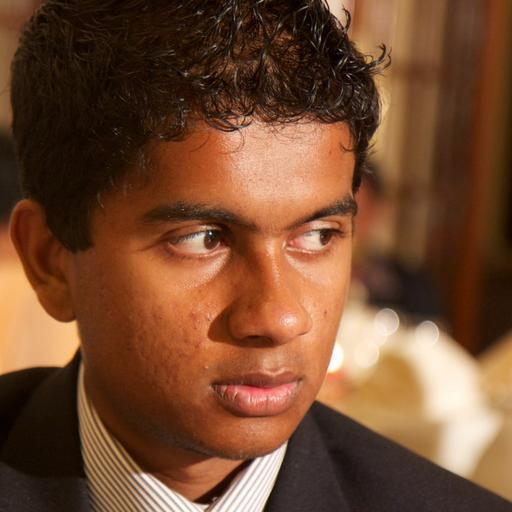
#> input picture backend/dataset/train/acne/08662_png_jpg.rf.22cbc53dd03d7dc1f447882012bf67c6.jpg, 512 x 512 px; its folder holds only this picture in this run
$ python train_model.py
#> lines starting #> are read from the running program, lines starting #| are printed output that depends on the picture; after the words box and inside, x2 and y2 are one past the last pixel; in counts of white or black regions, pixels touching at a corner belong together
#> in load_data, img is the input picture: shape (512, 512, 3); mean B, G, R 48.3, 74.5, 115.8
### backend/utils/face_features.py
import cv2
import numpy as np

def extract_features(face):

    face = cv2.resize(face, (224, 224))
    gray = cv2.cvtColor(face, cv2.COLOR_BGR2GRAY)
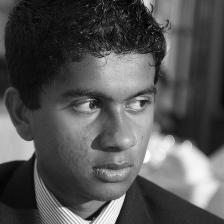
#> gray: shape (224, 224); min 2, max 254, mean 83.8

    # 🔴 Redness (pimples)
    red = face[:, :, 2]
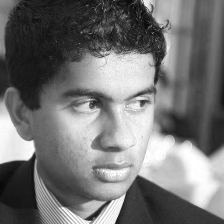
#> red: shape (224, 224); min 6, max 255, mean 115.7
    green = face[:, :, 1]
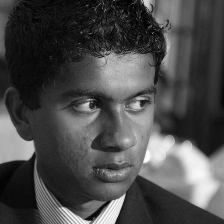
#> green: shape (224, 224); min 0, max 255, mean 74.4
    redness = np.mean(red - green)
#> redness = 41.36

    # 🌟 Brightness (skin type / tan)
    brightness = np.mean(gray)
#> brightness = 83.76

    # 🧵 Texture (dry skin)
    texture = np.var(gray)
#> texture = 3737

    # 🔳 Wrinkles (edges)
    edges = cv2.Canny(gray, 100, 200)
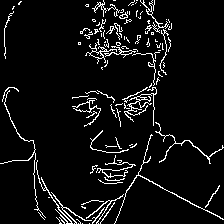
#> edges: shape (224, 224); 6.3% white in thin lines or dots
    edge_density = np.mean(edges)
#> edge_density = 16.16

    # 🟤 Dark spots (color variation)
    color_var = np.var(face)
#> color_var = 4556.5

    return [redness, brightness, texture, edge_density, color_var]

### backend/train_model.py
import os
import cv2
import numpy as np
from xgboost import XGBClassifier
from sklearn.metrics import accuracy_score
import joblib

from backend.utils.face_features import extract_features

DATASET_PATH = "dataset/train"
VALID_PATH = "dataset/valid"

label_map = {
    "acne": 0,
    "pimple": 1,
    "spots": 2
}

# LOAD DATA
def load_data(path):
    X, y = [], []

    for label in label_map:
        folder = os.path.join(path, label)

        for file in os.listdir(folder):
            img_path = os.path.join(folder, file)

            try:
                img = cv2.imread(img_path)
                features = extract_features(img)
#> features = [41.36, 83.76, 3737, 16.16, 4556.5]

                X.append(features)
                y.append(label_map[label])
            except:
                continue
#> pass 2 of the loop in load_data, `for label in label_map:`:
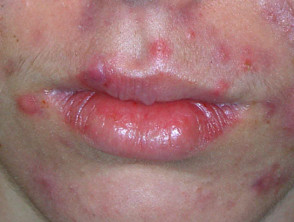
#> input picture backend/dataset/train/pimple/acne-089-v2__ProtectWyJQcm90ZWN0Il0_FocusFillWzI5NCwyMjIsIngiLDFd.JPG, 294 x 222 px
#> in load_data, img is the input picture: shape (222, 294, 3); mean B, G, R 114.9, 115.3, 159.5
#> in extract_features (call 2), `green = face[:, :, 1]`:
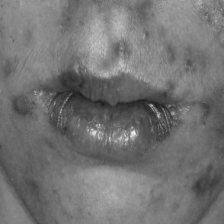
#> green: shape (224, 224); min 27, max 246, mean 115.2
#> redness = 44.26
#> brightness = 128.3
#> texture = 572.4
#> in extract_features (call 2), `edges = cv2.Canny(gray, 100, 200)`:
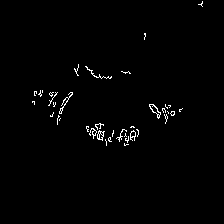
#> edges: shape (224, 224); 1.1% white in thin lines or dots, all inside (x1, y1, x2, y2) = (32, 1, 203, 146)
#> edge_density = 2.93
#> color_var = 1112.8
#> features = [44.26, 128.3, 572.4, 2.93, 1112.8]

    return np.array(X), np.array(y)

# Train data
#> (the run stopped early here; a loop or call above may not have finished)
